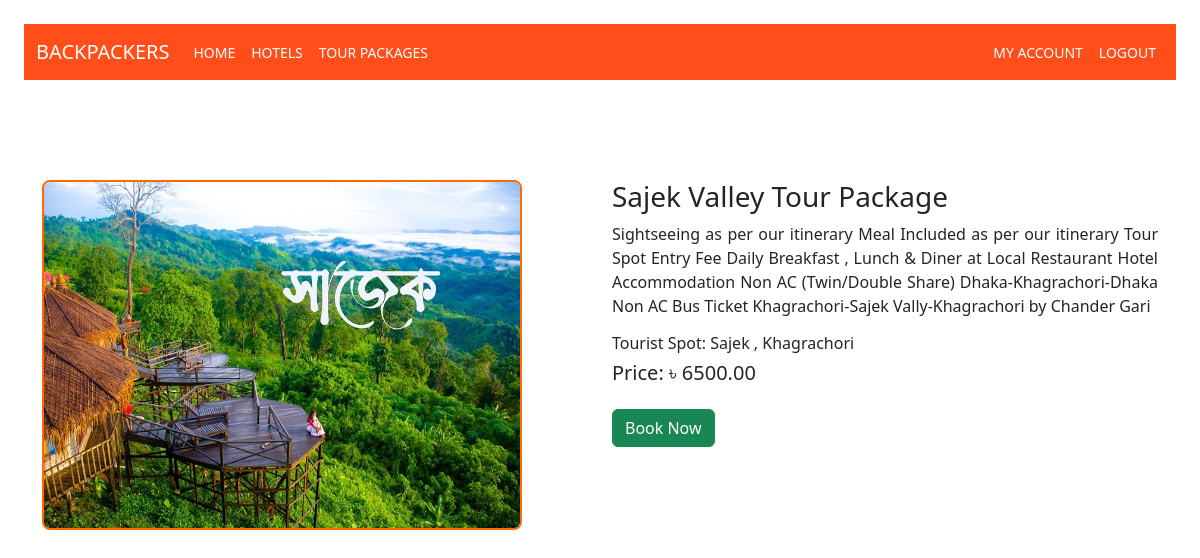
The app's page /tourDetails.php?id=11 with its own data.
### tables this page shows
CREATE TABLE `tour_packages` (
  `id` int(11) NOT NULL,
  `title` varchar(255) NOT NULL,
  `description` text NOT NULL,
  `tourist_spot` varchar(255) NOT NULL,
  `price` decimal(10,2) NOT NULL,
  `image` varchar(255) NOT NULL,
  `created_at` timestamp NOT NULL DEFAULT current_timestamp(),
  `updated_at` timestamp NOT NULL DEFAULT current_timestamp() ON UPDATE current_timestamp()
);

### tourDetails.php (the view, shortened to what this page needs)
<?php
include 'inc/header.php';
include 'inc/navbar.php';
include 'connection/config.php';
if (isset($_GET['id'])) {
    $tourId = mysqli_real_escape_string($conn, $_GET['id']);
    $sql = "SELECT * FROM tour_packages WHERE id = $tourId";
    $result = $conn->query($sql);
    if ($result->num_rows > 0) {
        $row = $result->fetch_assoc();
        $title = $row['title'];
        $description = $row['description'];
        $image = $row['image'];
        $touristSpot = $row['tourist_spot'];
        $price = $row['price'];
    } else {
        echo "Tour package not found.";
    }
} else {
    echo "Tour package ID not provided.";
}
?>
<div class="container">
    <div class="row">
        <div class="col-md-6">
            <div class="banner">
                <img src="admin/uploads/<?php echo $image; ?>" alt="<?php echo $title; ?>" class="img-fluid">
            </div>
        </div>
        <div class="col-md-6">
            <div class="content">
                <h3><?php echo $title; ?></h3>
                <p><?php echo $description; ?></p>
                <h6>Tourist Spot: <?php echo $touristSpot; ?></h6>
                <h5>Price: ৳ <?php echo $price; ?></h5>
                <button class="btn btn-success mt-3" data-bs-toggle="modal" data-bs-target="#bookModal">Book Now</button>
            </div>
        </div>
    </div>
</div>
<?php include 'inc/footer.php'; ?>

### tourDetails.php (style rules this page uses)
.container { margin-top: 100px; }
.content p { text-align: justify; }
.banner img { border-radius: 8px; border: 2px solid #ff6a00; height: 350px; width: 88%; }

### records on screen
tour_packages: image (picture), title "Sajek Valley Tour Package", description "Sightseeing as per our itinerary Meal Included as per our itinerary Tour Spot Entry Fee Daily Breakfast , Lunch & Diner at Local Restaurant Hotel Accommodation Non AC (Twin/Double Share) Dhaka-Khagrachori-Dhaka Non AC Bus Ticket Khagrachori-Sajek Vally-Khagrachori by Chander Gari", tourist_spot "Sajek , Khagrachori", price "6500.00"
